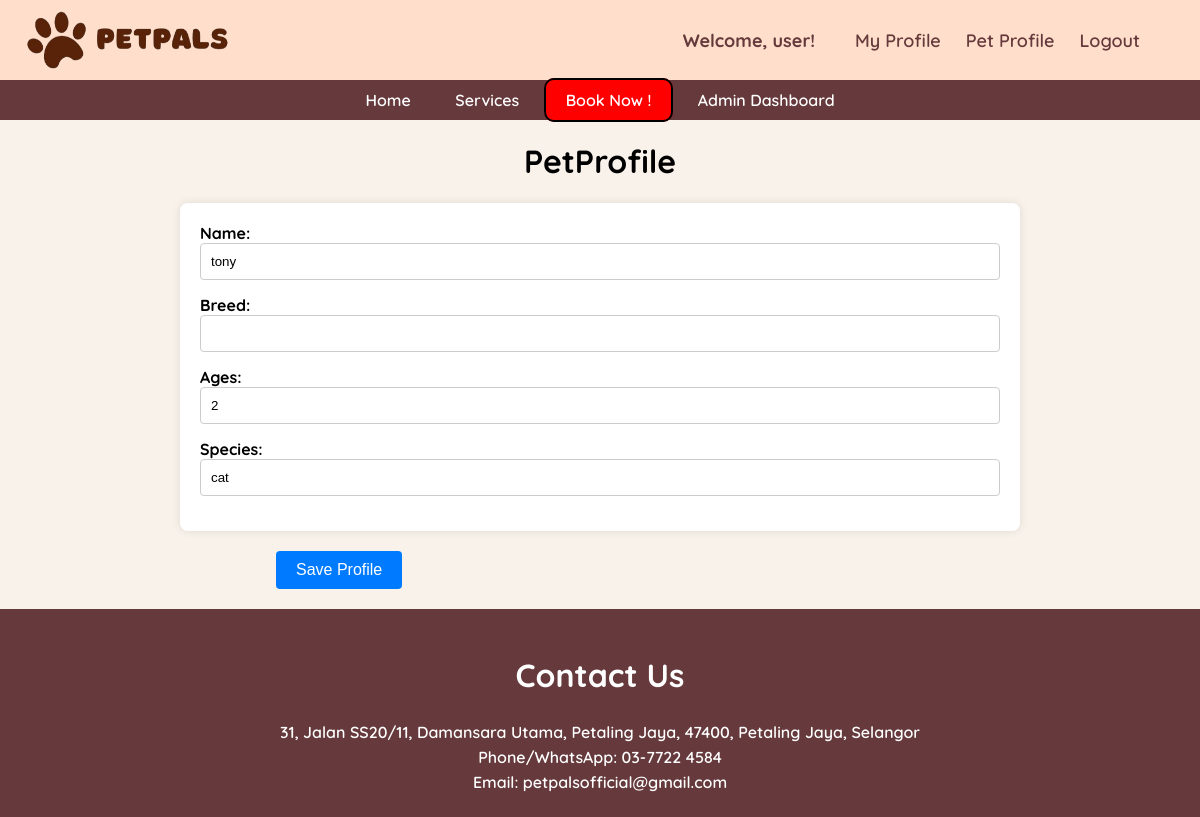
Before: /petprofile/ (signed in) with the older database file.
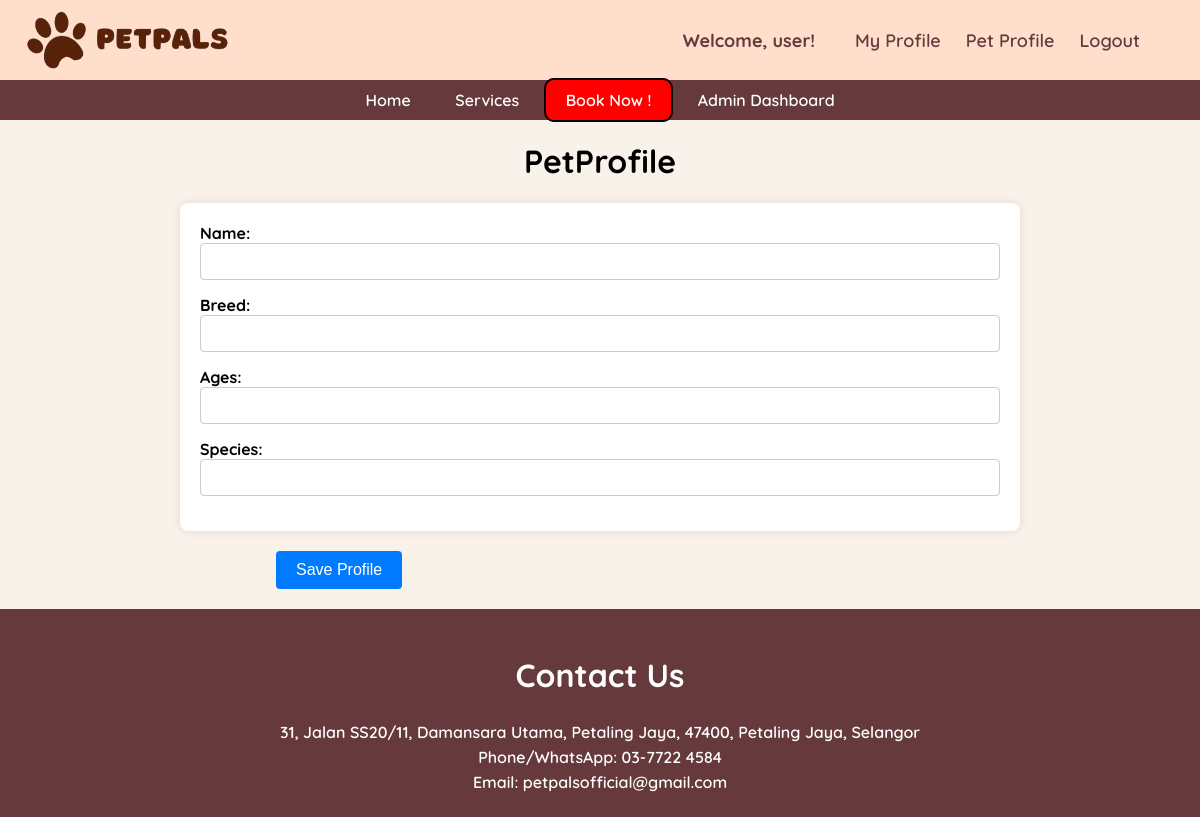
After: the same page with the newer database file.
### main/models.py (models this page shows, shortened)
class Pet(models.Model):
    name = models.CharField(max_length=20)
    owner = models.ForeignKey(Owner, null=True, on_delete=models.CASCADE)
    age = models.PositiveBigIntegerField()
    species = models.CharField(max_length=50)
    breed = models.CharField(max_length=50, blank=True)

### main/views.py (the view)
# urls.py: path('petprofile/', views.PetprofilePage, name="petprofile"),
def PetprofilePage(request):
    try:
        owner_instance = Owner.objects.get(user=request.user)
    except Owner.DoesNotExist:
        messages.error(request, 'pls create a owner profile first')
        return redirect ('profile')
    pet_instances = Pet.objects.filter(owner=owner_instance)
    if not pet_instances:
        pet_instance = None
    else:
        pet_instance = pet_instances.first()
    if request.method == 'POST':
        form = PetForm(request.POST, instance=pet_instance)
        if form.is_valid():
            pet = form.save(commit=False)
            pet.owner = owner_instance
            pet.save()
            messages.success(request, f'profile has been updated')
            return redirect('petprofile')
    else:
        form = PetForm(instance=pet_instance)
    context = {'form':form}
    return render(request, 'petprofile.html', context)

### main/forms.py
class PetForm(forms.ModelForm):
    class Meta:
        model = Pet
        fields = ['name','age','species','breed']

### main/models.py (called while the page is built)
    def __str__(self):
        return self.user.username

### main/templates/petprofile.html (shortened to what this page needs)
{% extends 'base.html' %}
{% block content %}
        <h1>PetProfile</h1>
    <form method="POST" action="">
        <div class="container">
            <div class=" form-group">
                <label for="id_username">Name:</label>
                {{ form.name }}
            </div>
            <div class=" form-group">
                <label for="id_breed">Breed:</label>
                {{ form.breed }}
            </div>
            <div class=" form-group">
                <label for="id_age">Ages:</label>
                {{ form.age }}
            </div>
            <div class=" form-group">
                <label for="id_species">Species:</label>
                {{ form.species }}
            </div>
        </div>
        <div class="button-container">
            <input type="submit" value="Save Profile">
        </div>
    </form>
{% endblock %}

Changed rows visible on the page:
no longer on this page (row edited): Pet: name "tony", age "2", species "cat"
